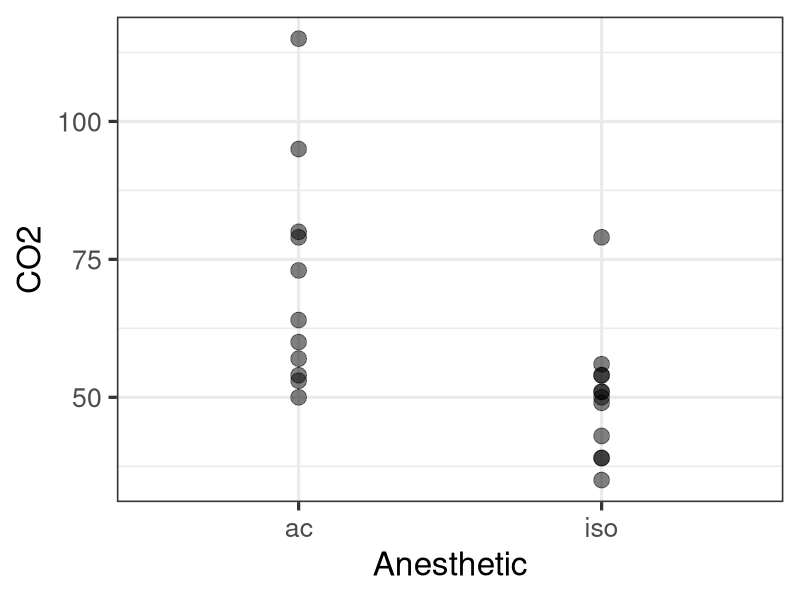

Generate this figure with R:
## ---- chunk 1
knitr::opts_chunk$set(echo = TRUE, cache = TRUE)

# Set working directory
knitr::opts_knit$set(root.dir = "../")
## ---- chunk 2
x <- c(2, 4, 3, 6)
y <- c(5, 12, 4, 10, 2)
t.test(x, y)
## ---- chunk 3
library(tidyverse)
library(car)

theme_set(theme_bw(base_size = 16) + 
            theme(panel.grid.minor = element_blank(), 
                  strip.background = element_blank()))
## ---- chunk 4
low <- read.csv("data/lowco2.csv")
## ---- chunk 5
names(low)
## ---- chunk 6
dim(low)
## ---- chunk 7
str(low)
## ---- chunk 8
low %>% 
  ggplot(aes(anesth, co2)) + 
  geom_point(alpha = 0.5, size = 5) + 
  labs(x = "Anesthetic", y = "CO2") + 
  theme_bw(base_size = 24)
## ---- chunk 9
low %>%  
  group_by(anesth) %>% 
  summarise(n = n(), 
            mean = mean(co2),
            median = median(co2),
            sd = sd(co2), 
            variance = var(co2), 
            se = sd / sqrt(n)
            )
## ---- chunk 10
low %>%  
  group_by(anesth) %>% 
  summarise(n = n(), 
            mean = mean(co2),
            sd = sd(co2), 
            se = sd / sqrt(n), 
            CI_upper = mean + se * qt(p = 0.975, df = n-1), 
            CI_lower = mean + se * qt(p = 0.025, df = n-1), 
            CI = se * qt(p = 0.975, df = n-1), 
            upper = mean + CI, 
            lower = mean - CI
            )
## ---- chunk 11
t.test(co2 ~ anesth, var.equal = TRUE, data = low)
